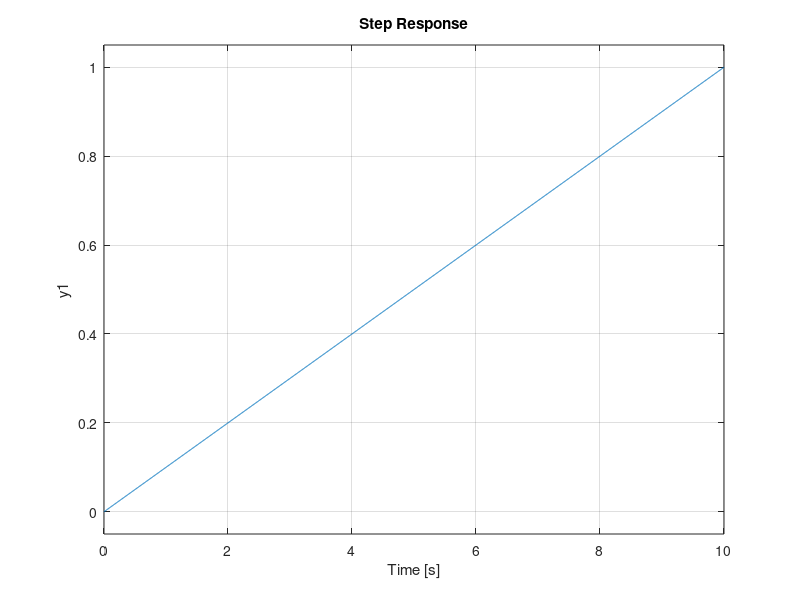

Source code (MATLAB): (Note: this script raises an error after producing the figure.)
close all;
clear;

s = tf('s')

g_p = 1/(10*s)

figure(1)
step(g_p)
stepinfo(g_p)

figure(2)
step(feedback(g_p,1))
stepinfo(feedback(g_p,1))

figure(3)
step(feedback(g_p,-1))
stepinfo(feedback(g_p,-1))

figure(4)
step(feedback(g_p,1/(s+1)))
stepinfo(feedback(g_p,1/(s+1)))

figure(5)
step(feedback(g_p,(s+1)))
stepinfo(feedback(g_p,(s+1)))

figure(6)
step(feedback(g_p,(s-1)))
stepinfo(feedback(g_p,(s-1)))